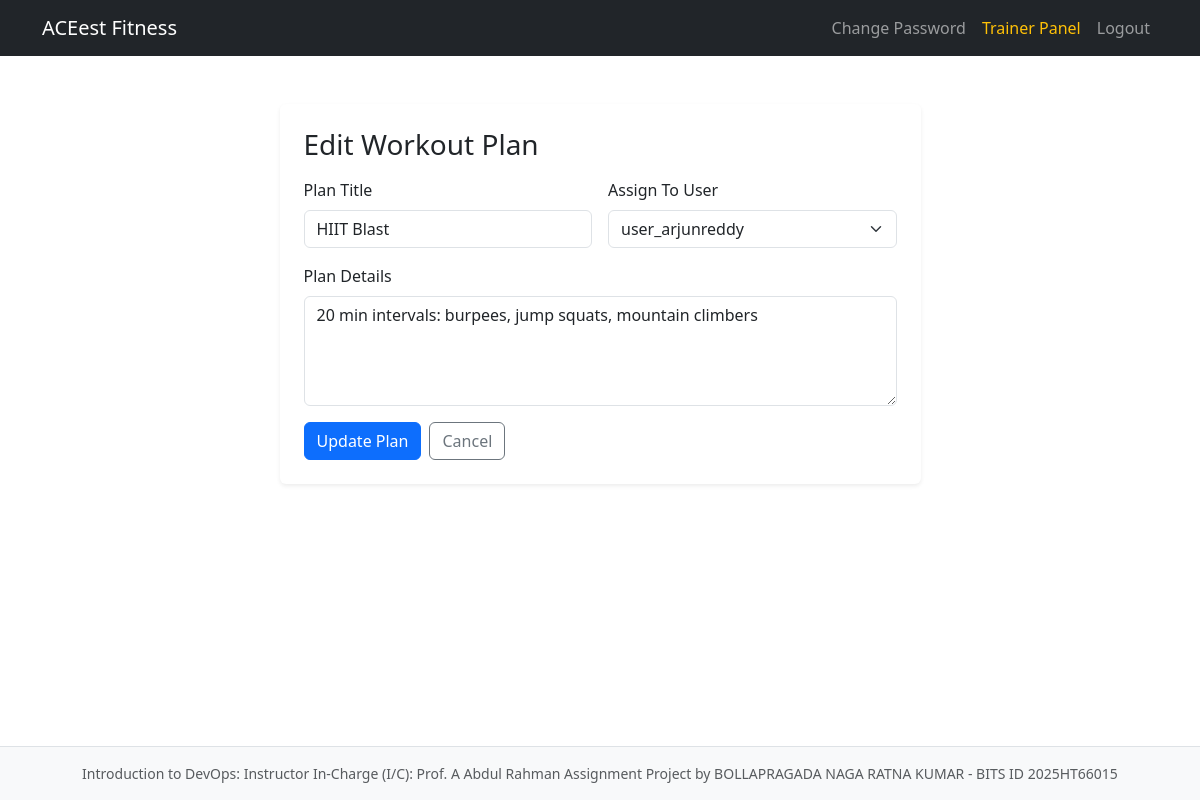
The app's page /trainer/workout-plans/7/edit (signed in) with its own data.
### app.py (models this page shows)
class WorkoutPlan(db.Model):
    id = db.Column(db.Integer, primary_key=True)
    title = db.Column(db.String(150), nullable=False)
    details = db.Column(db.Text, nullable=False)
    trainer_id = db.Column(db.Integer, db.ForeignKey('user.id'), nullable=False)
    user_id = db.Column(db.Integer, db.ForeignKey('user.id'), nullable=False)
    trainer = db.relationship('User', foreign_keys=[trainer_id], backref='created_workout_plans')
    user = db.relationship('User', foreign_keys=[user_id], backref='workout_plans')

class User(db.Model, UserMixin):
    id = db.Column(db.Integer, primary_key=True)
    username = db.Column(db.String(150), unique=True, nullable=False)
    password = db.Column(db.String(150), nullable=False)
    role = db.Column(db.String(50), default='user')
    trainer_id = db.Column(db.Integer, db.ForeignKey('user.id'))
    assigned_trainer = db.relationship(
        'User',
        remote_side=[id],
        foreign_keys=[trainer_id],
        backref=db.backref('assigned_users', lazy='dynamic'),
        lazy='joined',
    )

### app.py (the view, shortened to what this page needs)
@app.route('/trainer/workout-plans/<int:plan_id>/edit', methods=['GET', 'POST'])
@login_required
@role_required('trainer')
def edit_workout_plan(plan_id):
    plan = WorkoutPlan.query.filter_by(id=plan_id, trainer_id=current_user.id).first_or_404()
    assigned_users = User.query.filter_by(trainer_id=current_user.id, role='user').order_by(User.username).all()
    return render_template(
        'edit_workout_plan.html',
        plan=plan,
        assigned_users=assigned_users
    )

### app.py (called while the page is built)
@login_manager.user_loader
def load_user(user_id):
    return db.session.get(User, int(user_id))

def role_required(*roles):
    def decorator(view_function):
        @wraps(view_function)
        def wrapped_view(*args, **kwargs):
            if not current_user.is_authenticated:
                return login_manager.unauthorized()
            if current_user.role not in roles:
                flash('Access denied.', 'danger')
                return redirect(url_for('dashboard'))
            return view_function(*args, **kwargs)
        return wrapped_view
    return decorator

### templates/edit_workout_plan.html
{% extends "base.html" %}
{% block content %}
<div class="row justify-content-center">
    <div class="col-md-8 col-lg-7">
        <div class="card shadow-sm border-0 mt-4">
            <div class="card-body p-4">
                <h3 class="mb-3">Edit Workout Plan</h3>
                <form method="POST" action="{{ url_for('edit_workout_plan', plan_id=plan.id) }}" class="row g-3">
                    <div class="col-md-6">
                        <label class="form-label">Plan Title</label>
                        <input type="text" name="title" class="form-control" value="{{ plan.title }}" required>
                    </div>
                    <div class="col-md-6">
                        <label class="form-label">Assign To User</label>
                        <select name="user_id" class="form-select" required>
                            {% for user in assigned_users %}
                                <option value="{{ user.id }}" {% if user.id == plan.user_id %}selected{% endif %}>
                                    {{ user.username }}
                                </option>
                            {% endfor %}
                        </select>
                    </div>
                    <div class="col-12">
                        <label class="form-label">Plan Details</label>
                        <textarea name="details" class="form-control" rows="4" required>{{ plan.details }}</textarea>
                    </div>
                    <div class="col-12 d-flex gap-2">
                        <button type="submit" class="btn btn-primary">Update Plan</button>
                        <a href="{{ url_for('trainer_dashboard') }}" class="btn btn-outline-secondary">Cancel</a>
                    </div>
                </form>
            </div>
        </div>
    </div>
</div>
{% endblock %}

### records on screen
WorkoutPlan: title "HIIT Blast", user_id "user_arjunreddy", details "20 min intervals: burpees, jump squats, mountain climbers"
